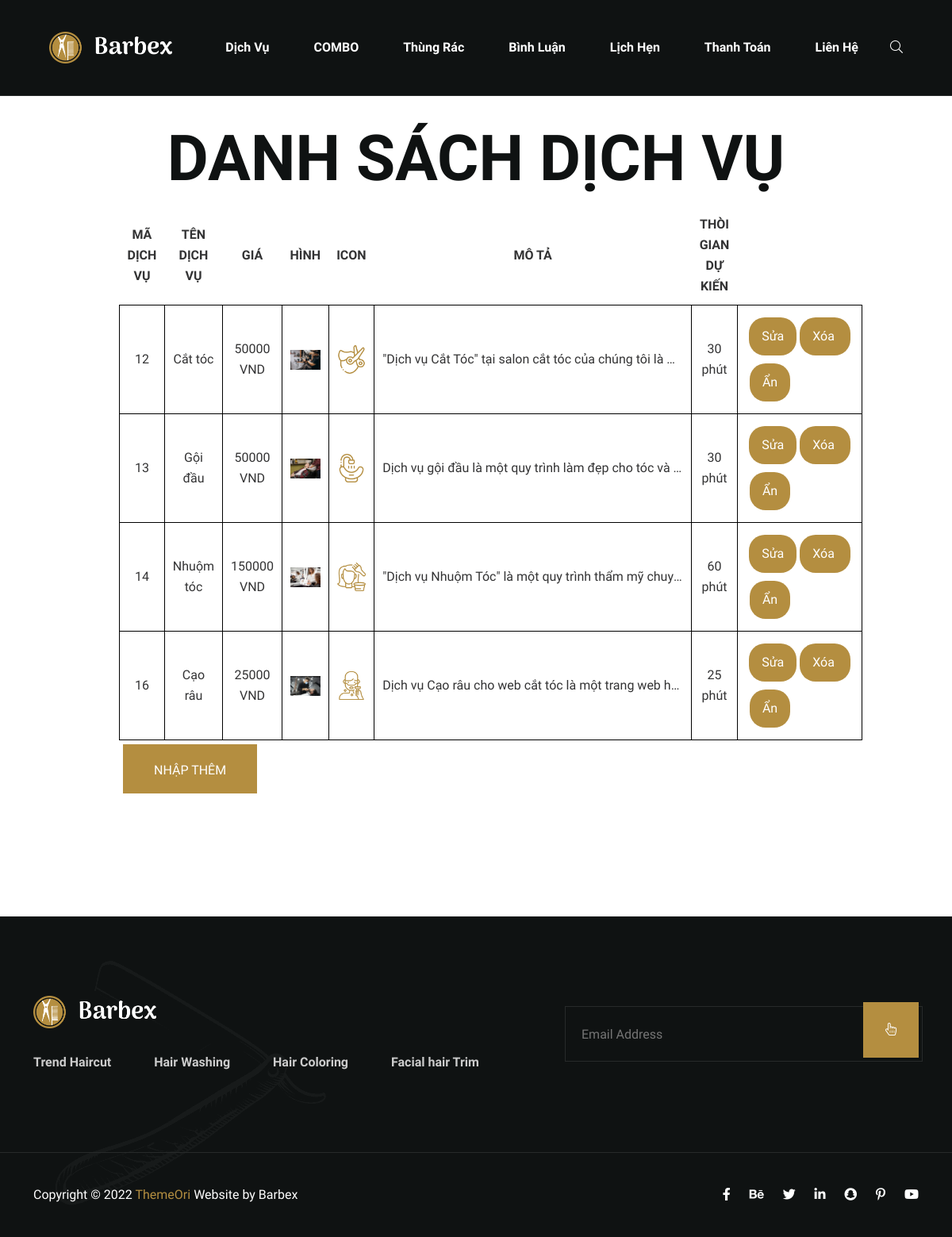
The app's page /admin/index.php with its own data.
### tables this page shows
CREATE TABLE `dichvu` (
  `MaDichVu` int(11) NOT NULL,
  `name` varchar(255) DEFAULT NULL,
  `img` varchar(255) NOT NULL,
  `icon` varchar(255) NOT NULL,
  `icon2` varchar(255) NOT NULL,
  `MoTa` varchar(255) NOT NULL,
  `Gia` decimal(10,0) DEFAULT NULL,
  `MaCoSo` int(11) DEFAULT NULL,
  `trangthai` int(4) NOT NULL,
  `thoigiandukien` varchar(255) DEFAULT NULL
);

### model/pdo.php (called while the page is built, shortened)
<?php
function pdo_get_connection(){
    $servername = "localhost";
    $username = "root";
    $password = "";
    try {
        $conn = new PDO("mysql:host=$servername;dbname=h&v", $username, $password);
        $conn->setAttribute(PDO::ATTR_ERRMODE, PDO::ERRMODE_EXCEPTION);
        return $conn;
    } catch(PDOException $e) {
        echo "Connection failed: " . $e->getMessage();
    }
}
function pdo_query($sql){
    $sql_args=array_slice(func_get_args(),1);
    try{
        $conn=pdo_get_connection();
        $stmt=$conn->prepare($sql);
        $stmt->execute($sql_args);
        $rows=$stmt->fetchAll();
        return $rows;
    }
    catch(PDOException $e){
        throw $e;
    }
    finally{
        unset($conn);
    }
}

### model/dichvu.php (called while the page is built, shortened)
<?php
function loadall_danhmuc()
{
    $sql = "select * from dichvu order by MaDichVu  ";
    $listdanhmuc = pdo_query($sql);
    return  $listdanhmuc;
}

### admin/listdichvu.php (the view, shortened to what this page needs)
<div class="row2" style="margin: 150px;">
    <div class="row2 font_title">
        <h1>DANH SÁCH DỊCH VỤ</h1>
    </div>
    <div class="row2 form_content ">
        <form action="#" method="POST">
            <div class="row2 mb10 formds_loai">
                <table style=" margin-top :10px;">
                    <tr>
                        <th>MÃ DỊCH VỤ</th>
                        <th>TÊN DỊCH VỤ</th>
                        <th>GIÁ</th>
                        <th>HÌNH</th>
                        <th>ICON</th>
                        <th>MÔ TẢ</th>
                        <th>THÒI GIAN DỰ KIẾN</th>
                    </tr>
                    <?php
                    foreach ($dsdm as $dm) {
                        extract($dm);
                        $hinhpath = "../upload/" . $img;
                        $iconpath = "../upload/" . $icon;
                        $suasp = "index.php?act=suasp&iddv=" . $MaDichVu;
                        $hard_delete = "index.php?act=hard_delete&idsp=" . $MaDichVu;
                        $soft_delete = "index.php?act=soft_delete&idsp=" . $MaDichVu;
                        if (is_file($hinhpath)) {
                            $hinhpath = "<img src= '" . $hinhpath . "' width='100px' height='100px'>";
                        } else {
                            $hinhpath = "No file img!";
                        }
                        if (is_file($iconpath)) {
                            $iconpath = "<img src= '" .  $iconpath . "' width='100px' height='100px'>";
                        } else {
                            $iconpath = "No file img!";
                        }
                        if ($trangthai == 0) {
                            echo '<tr>
                <td>' . $MaDichVu . '</td>
                <td>' . $name . '</td>
                <td>' . $Gia . ' <a>VND </a></td>
                <td>' . $hinhpath . '</td>
                <td>' . $iconpath . '</td>
                <td class="description-column">' . $MoTa . '</td>
                <td>' . $thoigiandukien . '</td>
                <td><a href="' . $suasp . '"  ><input type="button" value="Sửa" class="compact-buttons-input" type="button"> </a>
                <a href="' . $hard_delete . '"> <input class="compact-buttons-input" type="button" value="Xóa " onclick="return confirm(\'bạn có muốn xóa  ko \' )" ></a>
                <a href="' . $soft_delete . '"> <input class="compact-buttons-input2" type="button" value="Ẩn" onclick="return confirm(\'bạn có muốn ẩn ko \')"  ></a>
            </tr>';
                        }
                    }
                    ?>
                </table>
            </div>
            <div class="row mb10 ">
                <a href="index.php?act=addsp"> <input class="mr20" type="button" value="NHẬP THÊM"></a>
            </div>
        </form>
    </div>
</div>

### admin/header.php (shortened to what this page needs)
<!DOCTYPE html>
<html lang="en">
<head>
	<link rel="stylesheet" href="assets/css/bootstrap.min.css">
	<link rel="stylesheet" href="assets/css/all.css">
	<link rel="stylesheet" href="assets/css/animate.css">
	<link rel="stylesheet" href="assets/css/swiper-bundle.min.css">
	<link rel="stylesheet" href="assets/css/magnific-popup.css">
	<link rel="stylesheet" href="assets/sass/style.css">
</head>
<body>
	<div class="header__sticky one" style="background: var(--heading-color);">
		<div class="header__area" style="background: var(--heading-color);">
			<div class="container custom__container" style="background: var(--heading-color);">
				<div class="header__area-menubar" style="background: var(--heading-color);">
					<div class="header__area-menubar-left">
						<div class="header__area-menubar-left-logo">
							<a href="index.php?act=trangchu"><img src="assets/img/logo.png" alt=""></a>
						</div>
					</div>
					<div class="header__area-menubar-right">
						<div class="header__area-menubar-right-menu menu-responsive">
							<ul id="mobilemenu">
								<li class=""><a href="index.php?act=trangchu">Dịch Vụ</a></li>
								<li class=""><a href="index.php?act=listcombo">COMBO</a></li>
								<li class=""><a href="index.php?act=thungrac">Thùng rác</a></li>
								<li class=""><a href="index.php?act=quanlybinhluan">Bình Luận</a></li>
								<li class=""><a href="lichhen.php?act=listlichhen">Lịch hẹn</a></li>
								<li class=""><a href="VNPAY.php?act=listVNPAY"  >Thanh toán</a></li>
								<li class=""><a href="index.php?act=lienhe"  >Liên Hệ</a></li>
							</ul>
						</div>
						<div class="header__area-menubar-right-box">
							<div class="header__area-menubar-right-box-search">
								<div class="search">
									<span class="header__area-menubar-right-box-search-icon open"><i class="fal fa-search"></i></span>
								</div>
							</div>
						</div>
					</div>
				</div>
			</div>
		</div>
	</div>

### admin/index.php
<?php
include "../model/pdo.php";
include "../model/dichvu.php";
include "header.php";
$dsdm = loadall_danhmuc();
if (isset($_GET['act']) && ($_GET['act'] != "")) {
    $act = $_GET['act'];
    switch ($act) {
        case "listsp":
            if (isset($_POST['clickOK']) && ($_POST['clickOK'])) {
                $keyw = $_POST['keyw'];
                $iddm = $_POST['iddm'];
            } else {
                $keyw = "";
                $iddm = 0;
            }
            $listdanhmuc = loadall_danhmuc();
            include "listdichvu.php";
            break;
        case "listcombo":
            if (isset($_POST['clickOK']) && ($_POST['clickOK'])) {
                $keyw = $_POST['keyw'];
                $iddm = $_POST['iddm'];
            } else {
                $keyw = "";
                $iddm = 0;
            }
            $listdanhmuc = loadall_danhmuc();
            include "listcombo.php";
            break;
        case "addsp":
            if (isset($_POST['themmoi']) && ($_POST['themmoi'])) {
                $tendv = $_POST['tendv'];
                $giadv = $_POST['giadv'];
                $mota = $_POST['mota'];
                $hinh = $_FILES['hinh']['name'];
                $icon = $_FILES['icon']['name'];
                $icon2 = $_FILES['icon2']['name'];
                $thoigiandukien = $_POST['thoigiandukien'];
                $target_dir = "../upload/";
                $target_file = $target_dir . basename($_FILES['hinh']['name']);
                if (move_uploaded_file($_FILES['hinh']['tmp_name'], $target_file)) {
                } else {
                }
                $target_file = $target_dir . basename($_FILES['icon']['name']);
                if (move_uploaded_file($_FILES['icon']['tmp_name'], $target_file)) {
                } else {
                }
                $target_file = $target_dir . basename($_FILES['icon2']['name']);
                if (move_uploaded_file($_FILES['icon2']['tmp_name'], $target_file)) {
                } else {
                }
                insert_dichvu($tendv, $giadv, $hinh, $mota, $icon, $icon2, $thoigiandukien);
                $thanhcong = "Thêm thành công";
            }
            $listdanhmuc = loadall_danhmuc();
            include "add.php";
            break;
        case "addcombo":
            if (isset($_POST['OK']) && ($_POST['OK'])) {
                $tendv = $_POST['tendv'];
                $giadv = $_POST['giadv'];
                $mota = $_POST['mota'];
                $hinh = $_FILES['hinh']['name'];
                $thoigiandukien = $_POST['thoigiandukien'];
                $target_dir = "../upload/";
                $target_file = $target_dir . basename($_FILES['hinh']['name']);
                if (move_uploaded_file($_FILES['hinh']['tmp_name'], $target_file)) {
                } else {
                }
                insert_combo($tendv, $giadv, $hinh, $mota, $thoigiandukien);
                $thanhcong = "Thêm thành công";
            }
            $listdanhmuc = loadall_danhmuc();
            include "addcombo.php";
            break;
        case "suasp":
            include "update.php";
            break;
        case "suacombo":
            include "updatecombo.php";
            break;
        case "trangchu":
            include "listdichvu.php";
            break;
        case "hard_delete":
            if (isset($_GET['idsp'])) {
                hard_delete($_GET['idsp']);
                $thanhcong = "Xóa thành công";
                echo '<script>window.location.href = "index.php?act=trangchu";</script>';
            }
            $listdanhmuc = loadall_danhmuc();
            include "listdichvu.php";
            break;
        case "soft_delete":
            if (isset($_GET['idsp'])) {
                soft_delete($_GET['idsp']);
                $thanhcong = "Xóa thành công";
                echo '<script>window.location.href = "index.php?act=trangchu";</script>';
            }
            $listdanhmuc = loadall_danhmuc();
            include "listdichvu.php";
            break;
        case "quanlybinhluan":
            $listdanhmuc = loadall_danhmuc();
            include "listquanlybinhluan.php";
            break;
        case "bieudosp":
            include "bieudobinhluan.php";
            break;
        case "thungrac":
            $listdanhmuc = loadall_danhmuc();
            $listsanpham = loadall_sanphamxoa($keyw, $iddm);
            include "thungrac.php";
            break;
        case "khoiphucsp":
            if (isset($_GET['idsp'])) {
                khoiphuc($_GET['idsp']);
                $thanhcong = "Khôi phục thành công";
            }
            $listsanpham = loadall_sanphamxoa(0);
            $listdanhmuc = loadall_danhmuc();
            include "thungrac.php";
            break;
        case "lienhe":
            $listlienhe = loadall_lienhe();
            include "lienhe.php";
            break;
    }
} else {
    include "listdichvu.php";
}
include "footer.php";

### admin/footer.php (shortened to what this page needs)
	<div class="footer__area">
		<div class="footer__area-shape">
			<img src="assets/img/shape/foorer.png" alt="">
		</div>
		<div class="container">
			<div class="row align-items-center">
				<div class="col-xl-7 col-lg-7 lg-mb-30">
					<div class="footer__area-left">
						<div class="footer__area-left-logo">
							<a href="index.html"><img src="assets/img/logo.png" alt=""></a>
						</div>
						<div class="footer__area-left-menu">
							<ul>
								<li><a href="services.html">Trend Haircut</a></li>
								<li><a href="services.html">Hair Washing</a></li>
								<li><a href="services.html">Hair Coloring</a></li>
								<li><a href="services.html">Facial hair Trim</a></li>
							</ul>
						</div>
					</div>
				</div>
				<div class="col-xl-5 col-lg-5">
					<div class="footer__area-subscribe">
						<form action="#">
							<input type="text" placeholder="Email Address">
							<button type="submit"><i class="fal fa-hand-pointer"></i></button>
						</form>
					</div>
				</div>
			</div>
		</div>
		<div class="copyright__area">
			<div class="container">
				<div class="row align-items-center">
					<div class="col-xl-6 col-lg-6 col-md-7 md-mb-10">
						<div class="copyright__area-left md-t-center">
							<p>Copyright © 2022<a href="index.html"> ThemeOri</a> Website by Barbex</p>
						</div>
					</div>
					<div class="col-xl-6 col-lg-6 col-md-5">
						<div class="copyright__area-right t-right md-t-center">
							<ul>
								<li><a href="#"><i class="fab fa-facebook-f"></i></a></li>
								<li><a href="#"><i class="fab fa-behance"></i></a></li>
								<li><a href="#"><i class="fab fa-twitter"></i></a></li>
								<li><a href="#"><i class="fab fa-linkedin-in"></i></a></li>
								<li><a href="#"><i class="fab fa-snapchat"></i></a></li>
								<li><a href="#"><i class="fab fa-pinterest-p"></i></a></li>
								<li><a href="#"><i class="fab fa-youtube"></i></a></li>
							</ul>
						</div>
					</div>
				</div>
			</div>
		</div>
	</div>
</body>
</html>

### admin/listdichvu.php (style rules this page uses)
h1 { text-align: center; }
th { padding: 10px; margin: 10px; }
td { margin: 10px 5px !important; padding: 10px; border: 1px solid black; }
input { margin: 5px; }
.description-column { max-width: 400px; overflow: hidden; text-overflow: ellipsis; white-space: nowrap; }
table { align-items: center; width: 100%; text-align: center; border-collapse: collapse; }
.compact-buttons-input { padding: 10px 15px !important; margin: 5px 0; border-radius: 20px !important; border: 1px solid #ccc; background-color: white; transition: background-color 0.3s; }
.compact-buttons-input2 { margin-right: 80px; padding: 10px 15px !important; border-radius: 20px !important; border: 1px solid #ccc; background-color: white; transition: background-color 0.3s; }

### records on screen
dichvu: MaDichVu "12", name "Cắt tóc", Gia "50000", img (picture), icon (picture), MoTa "\"Dịch vụ Cắt Tóc\" tại salon cắt tóc của chúng tôi là…", thoigiandukien "30 phút"
dichvu: MaDichVu "13", name "Gội đầu", Gia "50000", img (picture), icon (picture), MoTa "Dịch vụ gội đầu là một quy trình làm đẹp cho tóc và…", thoigiandukien "30 phút"
dichvu: MaDichVu "14", name "Nhuộm tóc", Gia "150000", img (picture), icon (picture), MoTa "\"Dịch vụ Nhuộm Tóc\" là một quy trình thẩm mỹ chuy…", thoigiandukien "60 phút"
dichvu: MaDichVu "16", name "Cạo râu", Gia "25000", img (picture), icon (picture), MoTa "Dịch vụ Cạo râu cho web cắt tóc là một trang web h…", thoigiandukien "25 phút"
